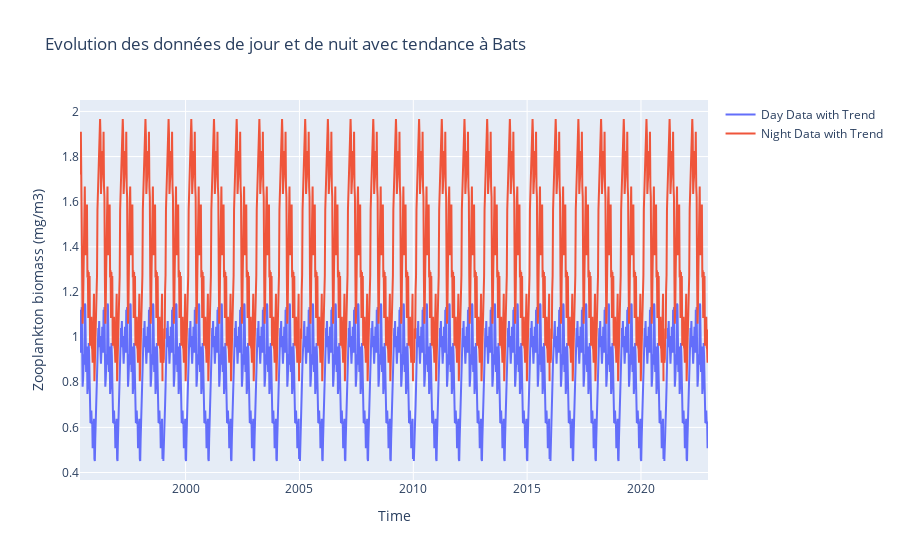

The cell this chart's notebook holds for it:
### Markdown cell above
## Plot final results

### Code cell
fig = make_subplots(rows=1, cols=1)

# Ajouter les données de jour et de nuit
fig.add_trace(
    go.Scatter(
        x=aggregated_smoothed.index,
        y=aggregated_smoothed["day"],  #  + aggregated_smoothed["night_trend"]
        mode="lines",
        name="Day Data with Trend",
    ),
    row=1,
    col=1,
)
fig.add_trace(
    go.Scatter(
        x=aggregated_smoothed.index,
        y=aggregated_smoothed["night"],  # + aggregated_smoothed["night_trend"],
        mode="lines",
        name="Night Data with Trend",
    ),
    row=1,
    col=1,
)

# # Ajouter les tendances de jour et de nuit
# fig.add_trace(
#     go.Scatter(
#         x=aggregated_smoothed.index,
#         y=aggregated_smoothed["day_trend"],
#         mode="lines",
#         name="Day Trend",
#         line=dict(dash="dash"),
#     ),
#     row=1,
#     col=1,
# )
# fig.add_trace(
#     go.Scatter(
#         x=aggregated_smoothed.index,
#         y=aggregated_smoothed["night_trend"],
#         mode="lines",
#         name="Night Trend",
#         line=dict(dash="dash"),
#     ),
#     row=1,
#     col=1,
# )

# Mettre à jour la mise en page
fig.update_layout(
    title=f"Evolution des données de jour et de nuit avec tendance à {station}",
    xaxis_title="Time",
    yaxis_title="Zooplankton biomass (mg/m3)",
)

fig.show()

### Figure 1 — Plotly figure (JSON) as saved in the notebook; plotly's stock layout.template omitted (floating-point values rounded to 4 significant figures; data arrays with more than 128 entries replaced by an {"elided": "..."} marker saying what was removed)
{"data": [{"mode": "lines", "name": "Day Data with Trend", "type": "scatter", "x": {"elided": "1440 str values"}, "xaxis": "x", "y": {"elided": "1440 float values"}, "yaxis": "y"}, {"mode": "lines", "name": "Night Data with Trend", "type": "scatter", "x": {"elided": "1440 str values"}, "xaxis": "x", "y": {"elided": "1440 float values"}, "yaxis": "y"}], "layout": {"title": {"text": "Evolution des données de jour et de nuit avec tendance à Bats"}, "xaxis": {"anchor": "y", "domain": [0, 1], "title": {"text": "Time"}}, "yaxis": {"anchor": "x", "domain": [0, 1], "title": {"text": "Zooplankton biomass (mg/m3)"}}}}
